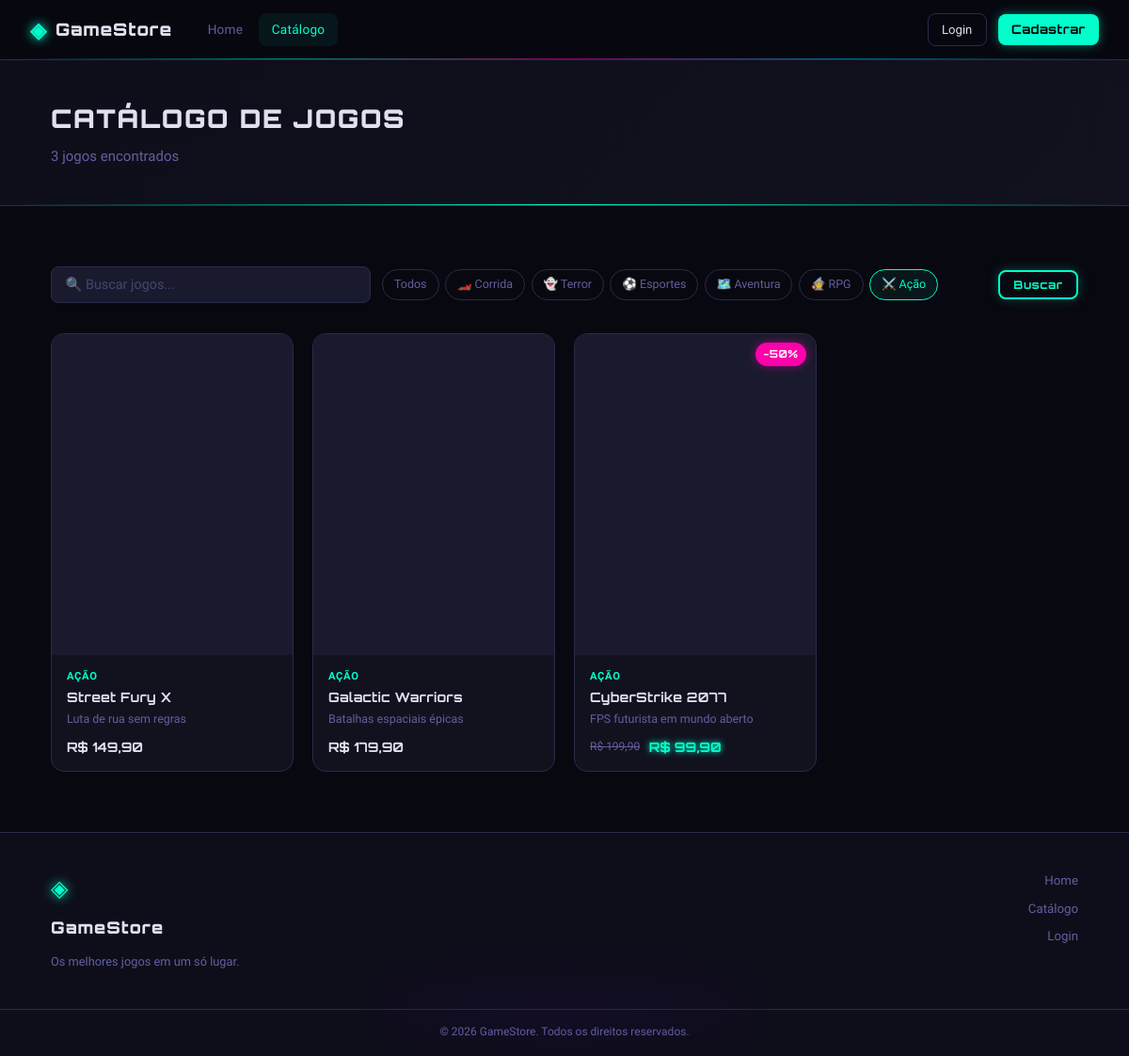
/loja_games/loja_games/public/catalogo?cat=1, run on the app's committed database.
### tables this page shows
CREATE TABLE IF NOT EXISTS game_categorias (
    id INT AUTO_INCREMENT PRIMARY KEY,
    nome VARCHAR(100) NOT NULL,
    slug VARCHAR(100) NOT NULL UNIQUE,
    icone VARCHAR(10) DEFAULT '🎮'
);

CREATE TABLE IF NOT EXISTS jogos (
    id INT AUTO_INCREMENT PRIMARY KEY,
    nome VARCHAR(150) NOT NULL,
    slug VARCHAR(160) NOT NULL UNIQUE,
    descricao TEXT,
    descricao_curta VARCHAR(255),
    preco DECIMAL(10,2) NOT NULL DEFAULT 0.00,
    preco_promocional DECIMAL(10,2) DEFAULT NULL,
    plataforma VARCHAR(80) DEFAULT 'PC',
    categoria_id INT,
    imagem_url VARCHAR(255) DEFAULT '',
    destaque TINYINT(1) DEFAULT 0,
    ativo TINYINT(1) DEFAULT 1,
    estoque INT DEFAULT 999,
    criado_em TIMESTAMP DEFAULT CURRENT_TIMESTAMP,
    FOREIGN KEY (categoria_id) REFERENCES game_categorias(id) ON DELETE SET NULL
);

### core/Controller.php (called while the page is built, shortened)
<?php
abstract class Controller {
    protected function view(string $view, array $data = []): void {
        extract($data);
        $path = __DIR__ . "/../app/views/{$view}.php";
        require $path;
    }
}

### app/controllers/LojaController.php (called while the page is built, shortened)
<?php
class LojaController extends Controller {
    private JogoModel $m;
    private GameCategoriaModel $cm;
    public function __construct() {
        $this->m  = new JogoModel();
        $this->cm = new GameCategoriaModel();
    }
    public function catalogo(): void {
        $cat    = (int)($_GET['cat']??0);
        $busca  = trim($_GET['q']??'');
        $jogos  = $this->m->findAllAtivos($cat,$busca);
        $categorias = $this->cm->findAll();
        $this->view('loja/catalogo', [
            'flash'     => $this->getFlash(),
            'jogos'     => $jogos,
            'categorias'=> $categorias,
            'catAtiva'  => $cat,
            'busca'     => $busca,
            'cc'        => $this->cartCount(),
        ]);
    }
}

### public/index.php (called while the page is built, shortened)
<?php
require_once __DIR__ . '/../core/Database.php';
require_once __DIR__ . '/../core/Model.php';
require_once __DIR__ . '/../core/Controller.php';
require_once __DIR__ . '/../app/models/JogoModel.php';
$router = new Router();
$router->get ('/login',    'AuthController', 'login');
$router->post('/login',    'AuthController', 'doLogin');
$router->get ('/cadastro', 'AuthController', 'cadastro');
$router->post('/cadastro', 'AuthController', 'doCadastro');
$router->get ('/recuperar','AuthController', 'recuperar');
$router->post('/recuperar','AuthController', 'doRecuperar');
$router->get ('/logout',   'AuthController', 'logout');
$router->get('/',         'LojaController', 'index');
$router->get('/catalogo', 'LojaController', 'catalogo');
$router->get('/jogo',     'LojaController', 'jogo');
$router->get ('/carrinho',           'CarrinhoController', 'index');
$router->post('/carrinho/adicionar', 'CarrinhoController', 'adicionar');
$router->post('/carrinho/remover',   'CarrinhoController', 'remover');
$router->post('/carrinho/finalizar', 'CarrinhoController', 'finalizar');
$router->get ('/admin',                   'AdminController', 'dashboard');
$router->get ('/admin/jogos',             'AdminController', 'jogos');
$router->get ('/admin/jogo',              'AdminController', 'jogoForm');
$router->post('/admin/jogo/salvar',       'AdminController', 'jogoSalvar');
$router->post('/admin/jogo/deletar',      'AdminController', 'jogoDeletar');
$router->get ('/admin/categorias',        'AdminController', 'categorias');
$router->get ('/admin/categoria',         'AdminController', 'catForm');
$router->post('/admin/categoria/salvar',  'AdminController', 'catSalvar');
$router->post('/admin/categoria/deletar', 'AdminController', 'catDeletar');
$router->get ('/admin/pedidos',           'AdminController', 'pedidos');
$router->post('/admin/pedido/status',     'AdminController', 'pedidoStatus');
$router->dispatch();

### core/Database.php (called while the page is built)
<?php
class Database {
    private static $instance = null;
    private $conn;
    private function __construct() {
        try {
            $dsn = "mysql:host=".DB_HOST.";dbname=".DB_NAME.";charset=".DB_CHARSET;
            $this->conn = new PDO($dsn, DB_USER, DB_PASS, [
                PDO::ATTR_ERRMODE            => PDO::ERRMODE_EXCEPTION,
                PDO::ATTR_DEFAULT_FETCH_MODE => PDO::FETCH_ASSOC,
                PDO::ATTR_EMULATE_PREPARES   => false,
            ]);
        } catch (PDOException $e) {
            die("Erro BD: " . $e->getMessage());
        }
    }
    public static function getInstance(): Database {
        if (!self::$instance) self::$instance = new Database();
        return self::$instance;
    }
    public function getConnection(): PDO { return $this->conn; }
}

### app/models/JogoModel.php (called while the page is built, shortened)
<?php
class JogoModel extends Model {
    public function findAllAtivos(int $cat=0, string $busca=''): array {
        $where = ['j.ativo=1'];
        $params = [];
        if ($cat) { $where[] = 'j.categoria_id=?'; $params[] = $cat; }
        $sql = "SELECT j.*,c.nome cat FROM jogos j LEFT JOIN game_categorias c ON c.id=j.categoria_id WHERE ".implode(' AND ',$where)." ORDER BY j.id DESC";
        $s = $this->db->prepare($sql);
        $s->execute($params);
        return $s->fetchAll();
    }
}

### core/Model.php (called while the page is built, shortened)
<?php
abstract class Model {
    protected PDO $db;
    protected string $table = '';
    public function __construct() {
        $this->db = Database::getInstance()->getConnection();
    }
    public function findAll(): array {
        return $this->db->query("SELECT * FROM {$this->table} ORDER BY id DESC")->fetchAll();
    }
}

### app/views/loja/catalogo.php (the view, shortened to what this page needs)
<?php require __DIR__.'/../partials/header.php'; ?>
<?php require __DIR__.'/../partials/navbar.php'; ?>
<div class="page-banner">
  <div class="container">
    <h1>Catálogo de Jogos</h1>
    <p><?= count($jogos) ?> jogos encontrados</p>
  </div>
</div>
<section class="section">
  <div class="container">
    <form method="GET" action="" class="filter-bar">
      <input type="text" name="q" value="<?= htmlspecialchars($busca) ?>" placeholder="🔍 Buscar jogos..." class="filter-search">
      <div class="filter-cats">
        <a href="<?= BASE_URL ?>catalogo" class="filter-cat <?= !$catAtiva?'active':'' ?>">Todos</a>
        <?php foreach($categorias as $c): ?>
        <a href="<?= BASE_URL ?>catalogo?cat=<?= $c['id'] ?><?= $busca?'&q='.urlencode($busca):'' ?>"
           class="filter-cat <?= $catAtiva==$c['id']?'active':'' ?>">
          <?= $c['icone'] ?> <?= htmlspecialchars($c['nome']) ?>
        </a>
        <?php endforeach; ?>
      </div>
      <button type="submit" class="btn-neon sm">Buscar</button>
    </form>
    <?php if(empty($jogos)): ?>
    <div class="empty-state">
      <span>🎮</span>
      <p>Nenhum jogo encontrado.</p>
      <a href="<?= BASE_URL ?>catalogo" class="btn-ghost">Limpar filtros</a>
    </div>
    <?php else: ?>
    <div class="games-grid catalog">
      <?php foreach($jogos as $j): ?>
      <a href="<?= BASE_URL ?>jogo?slug=<?= $j['slug'] ?>" class="game-card">
        <div class="game-img-wrap">
          <div class="game-img-fallback"><?= mb_substr($j['nome'],0,2) ?></div>
          <?php if($j['preco_promocional']): ?>
            <div class="game-badge-sale">-<?= round((1-$j['preco_promocional']/$j['preco'])*100) ?>%</div>
          <?php endif; ?>
        </div>
        <div class="game-info">
          <span class="game-cat"><?= htmlspecialchars($j['cat']??'') ?></span>
          <h3><?= htmlspecialchars($j['nome']) ?></h3>
          <p><?= htmlspecialchars($j['descricao_curta']??'') ?></p>
          <div class="game-price">
            <?php if($j['preco_promocional']): ?>
              <s>R$ <?= number_format($j['preco'],2,',','.') ?></s>
              <strong class="neon-price">R$ <?= number_format($j['preco_promocional'],2,',','.') ?></strong>
            <?php else: ?>
              <strong>R$ <?= number_format($j['preco'],2,',','.') ?></strong>
            <?php endif; ?>
          </div>
        </div>
      </a>
      <?php endforeach; ?>
    </div>
    <?php endif; ?>
  </div>
</section>
<?php require __DIR__.'/../partials/footer.php'; ?>

### data on the page
game_categorias: icone "🏎️", nome "Corrida"
game_categorias: icone "👻", nome "Terror"
game_categorias: icone "⚽", nome "Esportes"
game_categorias: icone "🗺️", nome "Aventura"
game_categorias: icone "🧙", nome "RPG"
game_categorias: icone "⚔️", nome "Ação"
jogos: categoria.nome "AÇÃO", nome "Street Fury X", descricao_curta "Luta de rua sem regras", preco "149,90"
jogos: categoria.nome "AÇÃO", nome "Galactic Warriors", descricao_curta "Batalhas espaciais épicas", preco "179,90"
jogos: (1-$j['preco_promocional']/$j['preco'])*100 "50", categoria.nome "AÇÃO", nome "CyberStrike 2077", descricao_curta "FPS futurista em mundo aberto", preco "199,90", preco_promocional "99,90"

### other printed values
APP_NAME "GameStore"
count($jogos) "3"
